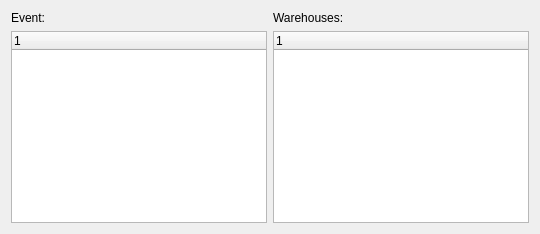
       <widget class="QWidget" name="_events" >
        <attribute name="title" >
         <string>Events</string>
        </attribute>
        <layout class="QGridLayout" >
         <item row="0" column="0" >
          <widget class="QLabel" name="_eventsLit" >
           <property name="text" >
            <string>Event:</string>
           </property>
          </widget>
         </item>
         <item row="0" column="1" >
          <widget class="QLabel" name="_warehousesLit" >
           <property name="text" >
            <string>Warehouses:</string>
           </property>
          </widget>
         </item>
         <item row="1" column="0" >
          <widget class="XTreeWidget" name="_event" >
           <property name="sizePolicy" >
            <sizepolicy vsizetype="Expanding" hsizetype="Expanding" >
             <horstretch>0</horstretch>
             <verstretch>0</verstretch>
            </sizepolicy>
           </property>
           <property name="minimumSize" >
            <size>
             <width>200</width>
             <height>0</height>
            </size>
           </property>
          </widget>
         </item>
         <item row="1" column="1" >
          <widget class="XTreeWidget" name="_warehouses" >
           <property name="sizePolicy" >
            <sizepolicy vsizetype="Expanding" hsizetype="Preferred" >
             <horstretch>0</horstretch>
             <verstretch>0</verstretch>
            </sizepolicy>
           </property>
           <property name="minimumSize" >
            <size>
             <width>200</width>
             <height>0</height>
            </size>
           </property>
          </widget>
         </item>
        </layout>
       </widget>
